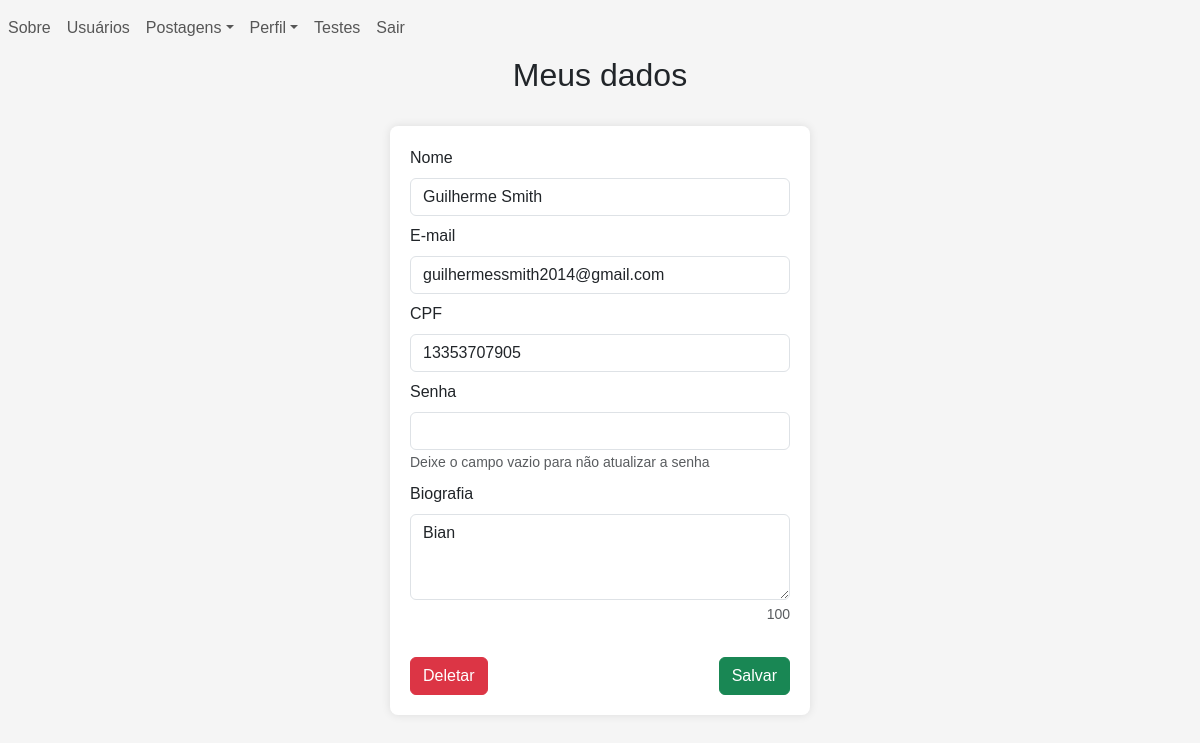
The app's page /users/crud/my_data.php (signed in), older data.
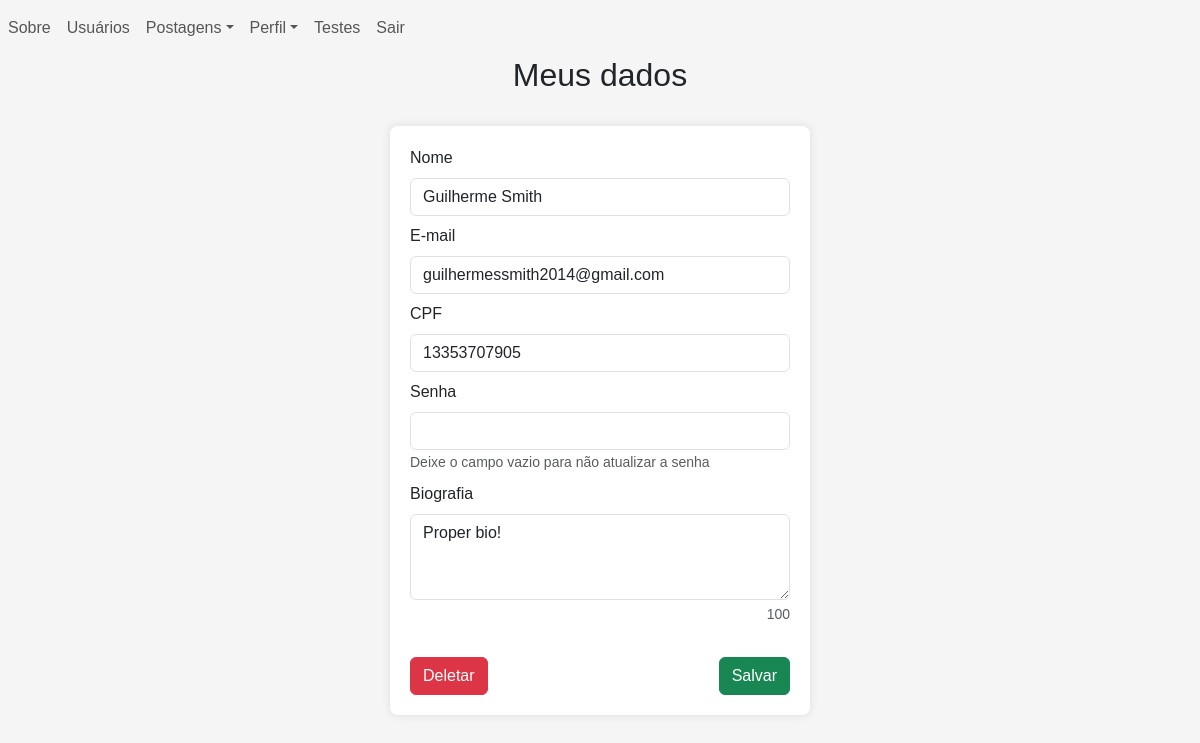
The same page, newer data.
### tables this page shows
CREATE TABLE users (
    id INTEGER PRIMARY KEY AUTOINCREMENT,
    username VARCHAR(255) NOT NULL,
    email VARCHAR(255) NOT NULL UNIQUE,
    cpf VARCHAR(11) NOT NULL UNIQUE,
    created_at DATETIME DEFAULT CURRENT_TIMESTAMP,
    updated_at DATETIME
, pass VARCHAR(255) NOT NULL, bio VARCHAR(100), logged_at TIMESTAMP, adm boolean DEFAULT false);

### src/back/config.php (called while the page is built, shortened)
<?php
    function logged(){
        return isset($_SESSION['user']);
    }
?>

### users/crud/my_data.php (the view, shortened to what this page needs)
<?php
    require "../../src/back/config.php";
    $db = db_conn();
    $result = $db->query('SELECT * FROM my_data WHERE id = '.$_SESSION['user']['id']);
    $my_data = $result->fetchArray(SQLITE3_ASSOC);
?>
<!DOCTYPE html>
<html lang="en">
    <head>
        <?php require SRC_URL."front/head.php" ?>
    </head>
    <body>
        <?php require SRC_URL."front/navbar.php" ?>
        <div class = "text-center">
            <h2>Meus dados</h2>
        </div>
        <form class = "container form-container" action="update_user.php" method = "POST" autocomplete = "off">
            <div class = "form-group">
                <label for="username-input" class = "form-label">Nome</label>
                <input type="text" id = "username-input" name = "username" class = "form-control" value = "<?php echo isset($_SESSION['update']["username"]) ? $_SESSION['update']["username"] : $my_data['username'] ?>" required>
            </div>
            <div class = "form-group">
                <label for="email-input" class = "form-label">E-mail</label>
                <input type="email" id = "email-input" name = "email" class = "form-control" value = "<?php echo isset($_SESSION['update']["email"]) ? $_SESSION['update']["email"] : $my_data['email'] ?>" required>
            </div>
            <div class = "form-group">
                <label for="cpf-input" class = "form-label">CPF</label>
                <input type="text" id = "cpf-input" name = "cpf" class = "form-control" value = "<?php echo isset($_SESSION['update']["cpf"]) ? $_SESSION['update']["cpf"] : $my_data['cpf'] ?>" required>
            </div>
            <div class = "form-group">
                <label for="pass-input" class = "form-label">Senha</label>
                <input type="password" id = "pass-input" name = "pass" class = "form-control" value = "<?php echo isset($_SESSION['update']["pass"]) ? $_SESSION['update']["pass"] : "" ?>" >
                <small class = "form-text text-muted" >
                    Deixe o campo vazio para não atualizar a senha
                </small>
                <br>
            </div>
            <div class = "form-group">
                <label for="bio-input" class = "form-label">Biografia</label>
                <textarea name="bio" id="bio-input" cols="30" rows="3" class = "form-control" maxlength = "100" oninput = "limitLength(100,'bio-feedback')" ><?php echo isset($_SESSION['update']["bio"]) ? $_SESSION['update']['bio'] : $my_data['bio'] ?></textarea>
                <small id = "bio-feedback" class = "form-text text-muted" style="display: block;text-align: right">
                    100
                </small>
                <br>
            </div>
            <div class = "row" >
                <div class = "col-lg-3 col-md-4 col-sm-12" style = "text-align: left">
                    <a class = "btn btn-danger" href="delete_user.php?id=<?php echo $my_data['id'] ?>">Deletar</a>
                </div>
                <div class = "col-lg-6 col-md-4 col-sm-12" style = "text-align: center">
                </div>
                <div class = "col-lg-3 col-md-4 col-sm-12" style = "text-align: right">
                    <button type = "submit" class = "btn btn-success">Salvar</button>
                </div>
            </div>
        </form>
    </body>
</html>

### src/front/head.php (shortened to what this page needs)
<head>
    <link href="https://cdn.jsdelivr.net/npm/bootstrap@5.3.3/dist/css/bootstrap.min.css" rel="stylesheet">
    <link rel="stylesheet" href="<?php echo MAIN_LINK ?>index.css">
</head>

### src/front/navbar.php (shortened to what this page needs)
<navbar class = "navbar navbar-expand-lg">
    <ul class="navbar-nav mr-auto">
        <?php
          set_nav_link(MAIN_LINK."index.php","Sobre");
          set_nav_dropdown("Postagens", POSTS_LINK."posts.php",[
            ["path" => POSTS_LINK."crud/post.php", "text" => "Novo"],
            ["path" => POSTS_LINK."posts_table.php", "text" => "Tabela"]
          ]);
          if(logged()){
            set_nav_dropdown("Perfil",USERS_LINK.'profile.php',[
              ["path" => USERS_LINK."crud/my_data.php", "text" => "Dados"],
              ["path" => USERS_LINK."users_statistics.php", "text" => "Estatísticas"],
              ["path" => USERS_LINK."visits.php", "text" => "Visitas"]
            ]);
            set_nav_link(BASE_LINK."tests.php","Testes");
            set_nav_link(USERS_LINK."auth/log_out.php","Sair");
          }else{
            set_nav_link(USERS_LINK."auth/login.php","Entrar");
            set_nav_link(USERS_LINK."crud/signin.php","Registrar");
          }
        ?>
    </ul>
</navbar>
<?php
  function set_nav_link($path,$text){
    echo "<li class='nav-item'><a href = '$path' class = 'nav-link'>$text</a></li>";
  }
  function set_nav_dropdown($text, $href, $items) {
    echo "<li class='nav-item dropdown'>";
    echo "<a class='nav-link dropdown-toggle' href='$href' id='navbarDropdown' role='button' data-toggle='dropdown' aria-haspopup='true' aria-expanded='false'>$text</a>";
    echo "</li>";
  }
?>

### main/index.css (style rules this page uses)
form { margin: auto; padding: 0.5rem; }
form .form-group { margin-bottom: 0.5rem; }
.form-container { position: relative; width: 35%; overflow: visible; }
body { font-family: Arial, sans-serif; background-color: #f5f5f5; margin: 0; }
.table-container, .container { margin: 2rem auto; padding: 20px; background-color: #fff; box-shadow: 0 0 10px rgba(0, 0, 0, 0.1); border-radius: 8px; }
.container { max-width: 80%; }
a { color: #007BFF; text-decoration: none; }
a.btn, .nav-link { text-decoration: none; }
.nav-link,.nav-link:hover { text-decoration: none; }

Row changes from the older to the newer data that the page shows:
changed users "Guilherme Smith": bio "Bian" → "Proper bio!"
